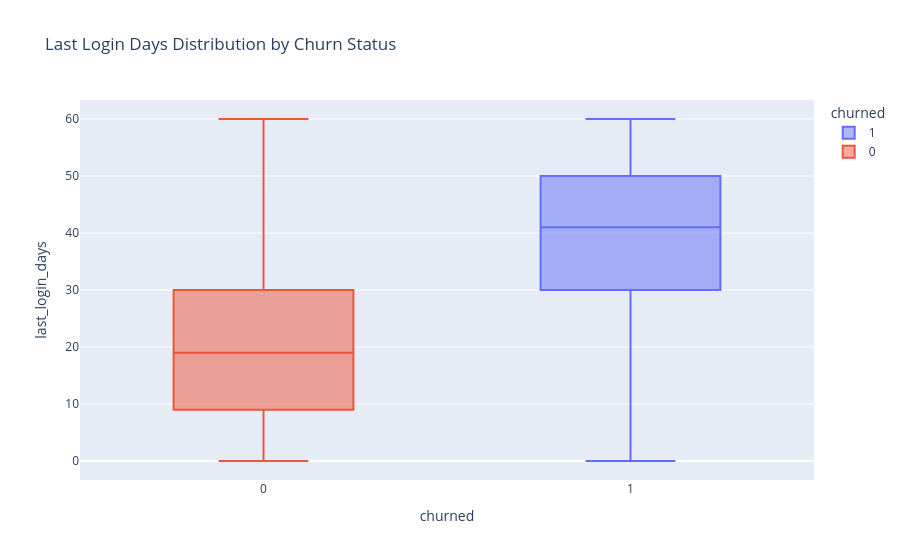

Source (notebook cell):
### Code cell
fig = plx.box(
    netflix_df,
    x="churned",
    y="last_login_days",
    color="churned",
    title="Last Login Days Distribution by Churn Status"
)
fig.show()

### Figure 1 — Plotly figure (JSON) as saved in the notebook; plotly's stock layout.template omitted (floating-point values rounded to 4 significant figures; data arrays with more than 128 entries replaced by an {"elided": "..."} marker saying what was removed)
{"data": [{"alignmentgroup": "True", "hovertemplate": "churned=%{x}<br>last_login_days=%{y}<extra></extra>", "legendgroup": "1", "marker": {"color": "#636efa"}, "name": "1", "notched": false, "offsetgroup": "1", "orientation": "v", "showlegend": true, "type": "box", "x": {"elided": "2515 int values"}, "x0": " ", "xaxis": "x", "y": {"elided": "2515 int values"}, "y0": " ", "yaxis": "y"}, {"alignmentgroup": "True", "hovertemplate": "churned=%{x}<br>last_login_days=%{y}<extra></extra>", "legendgroup": "0", "marker": {"color": "#EF553B"}, "name": "0", "notched": false, "offsetgroup": "0", "orientation": "v", "showlegend": true, "type": "box", "x": {"elided": "2485 int values"}, "x0": " ", "xaxis": "x", "y": {"elided": "2485 int values"}, "y0": " ", "yaxis": "y"}], "layout": {"boxmode": "overlay", "legend": {"title": {"text": "churned"}, "tracegroupgap": 0}, "title": {"text": "Last Login Days Distribution by Churn Status"}, "xaxis": {"anchor": "y", "categoryarray": [1, 0], "categoryorder": "array", "domain": [0, 1], "title": {"text": "churned"}}, "yaxis": {"anchor": "x", "domain": [0, 1], "title": {"text": "last_login_days"}}}}
